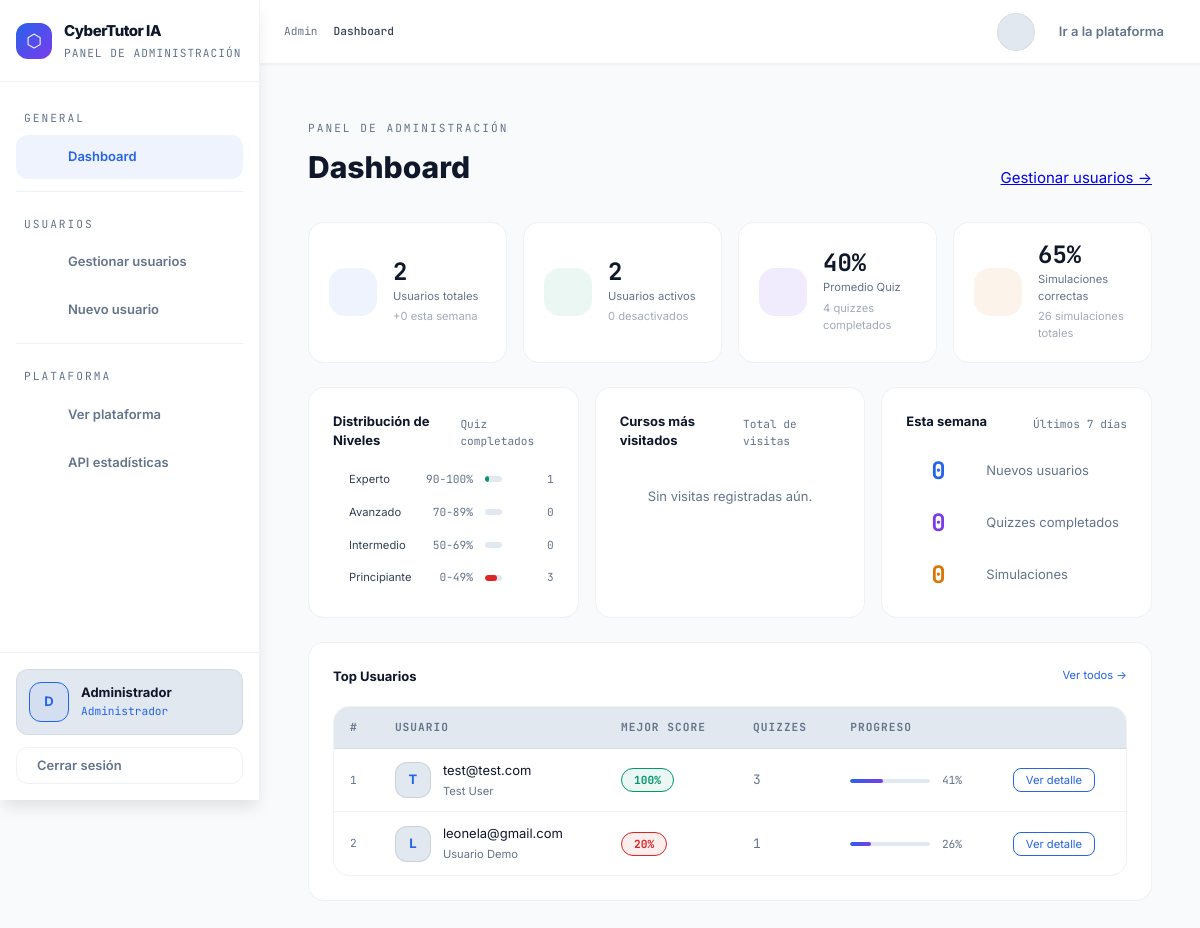
Page /admin/ (signed in) on the earlier database version.
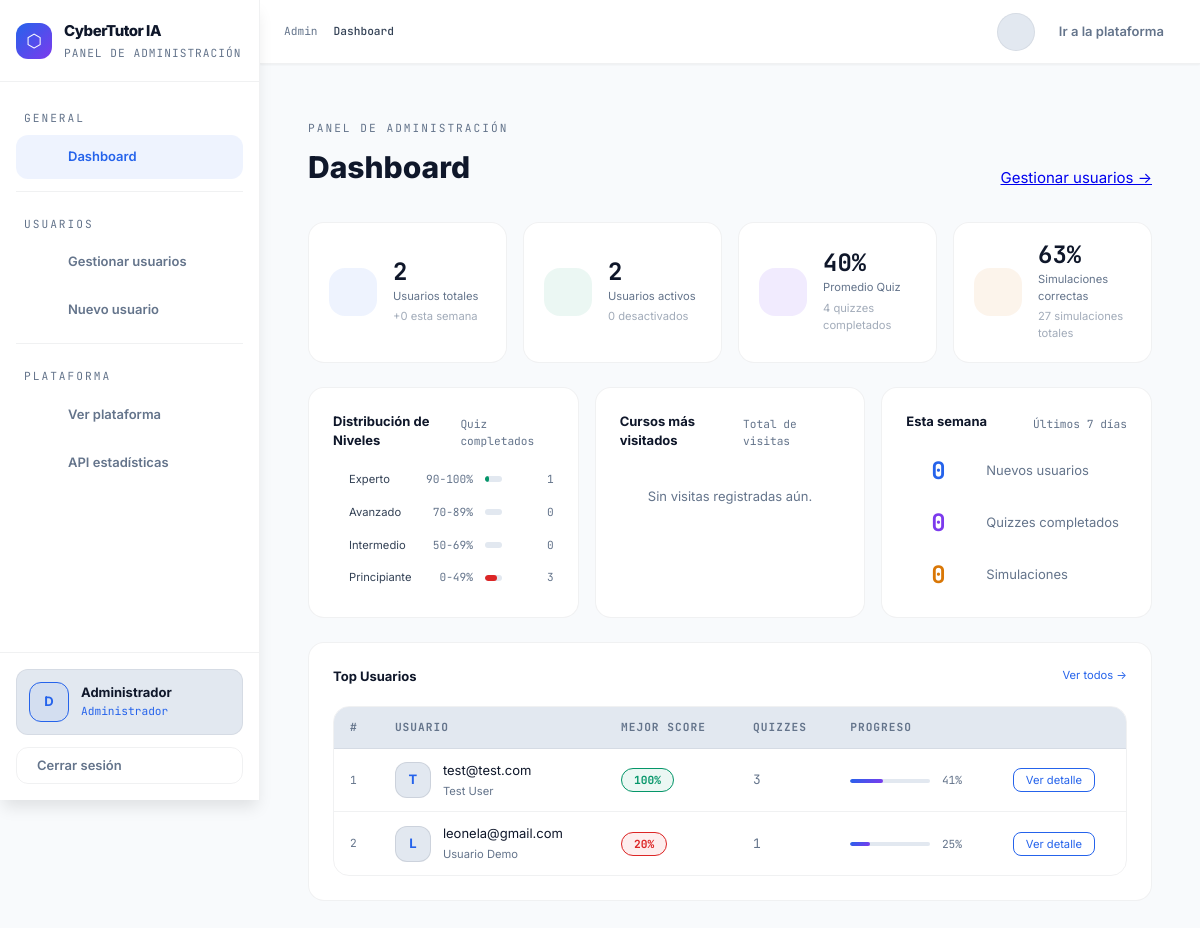
Same page on the later database version.
### app/models/user.py (models this page shows, shortened)
class User(db.Model, UserMixin):
    __tablename__ = 'user'
    id           = db.Column(db.Integer, primary_key=True)
    email        = db.Column(db.String(100), unique=True, nullable=False)
    password     = db.Column(db.String(255), nullable=False)
    name         = db.Column(db.String(100), default='')
    is_admin     = db.Column(db.Boolean, default=False)
    is_active    = db.Column(db.Boolean, default=True)
    created_at   = db.Column(db.DateTime, default=datetime.utcnow)
    last_login   = db.Column(db.DateTime, nullable=True)
    __table_args__ = (
        db.Index('ix_user_admin_active', 'is_admin', 'is_active'),
        db.Index('ix_user_created_at', 'created_at'),
        db.Index('ix_user_last_login', 'last_login'),
    )
    quiz_results       = db.relationship('QuizResult',       backref='user', lazy=True, cascade='all, delete-orphan')
    simulation_results = db.relationship('SimulationResult', backref='user', lazy=True, cascade='all, delete-orphan')
    course_visits      = db.relationship('CourseVisit',      backref='user', lazy=True, cascade='all, delete-orphan')
    @property
    def avg_quiz_score(self):
        if not self.quiz_results:
            return 0
        return round(sum(r.score for r in self.quiz_results) / len(self.quiz_results))
    @property
    def simulation_count(self):
        return len(self.simulation_results)
    @property
    def simulation_correct(self):
        return sum(1 for r in self.simulation_results if r.is_correct)
    @property
    def courses_visited(self):
        return len(set(v.course_id for v in self.course_visits))
    @property
    def overall_progress(self):
        quiz_score   = self.avg_quiz_score * 0.4          # 40%
        sim_score    = (self.simulation_correct / max(self.simulation_count, 1)) * 100 * 0.3  # 30%
        course_score = min(self.courses_visited / 4, 1) * 100 * 0.3   # 30% (4 cursos total)
        return round(quiz_score + sim_score + course_score)

### app/models/progress.py (models this page shows, shortened)
class QuizResult(db.Model):
    __tablename__ = 'quiz_result'
    id         = db.Column(db.Integer, primary_key=True)
    user_id    = db.Column(db.Integer, db.ForeignKey('user.id'), nullable=False)
    score      = db.Column(db.Integer, nullable=False)
    correct    = db.Column(db.Integer, nullable=False)
    total      = db.Column(db.Integer, nullable=False)
    created_at = db.Column(db.DateTime, default=datetime.utcnow)
    __table_args__ = (
        db.Index('ix_quizresult_user_created', 'user_id', 'created_at'),
        db.Index('ix_quizresult_score', 'score'),
    )

class SimulationResult(db.Model):
    __tablename__ = 'simulation_result'
    id           = db.Column(db.Integer, primary_key=True)
    user_id      = db.Column(db.Integer, db.ForeignKey('user.id'), nullable=False)
    scenario_id  = db.Column(db.String(20), nullable=False)
    action_taken = db.Column(db.String(30), nullable=False)
    is_correct   = db.Column(db.Boolean, nullable=False)
    points       = db.Column(db.Integer, default=0)
    risk_level   = db.Column(db.String(10), default='medio')
    created_at   = db.Column(db.DateTime, default=datetime.utcnow)
    __table_args__ = (
        db.Index('ix_simresult_user_created', 'user_id', 'created_at'),
        db.Index('ix_simresult_scenario_correct', 'scenario_id', 'is_correct'),
        db.Index('ix_simresult_user_scenario', 'user_id', 'scenario_id'),
    )

### app/routes/admin.py (the view)
@admin.route('/')
@login_required
@admin_required
def dashboard():
    stats = get_global_stats()
    return render_template('admin/dashboard_admin.html', stats=stats)

### app/templates/admin/dashboard_admin.html (shortened to what this page needs)
{% extends "base_admin.html" %}
{% block content %}
<div class="admin-page">
  <div class="admin-header">
    <div>
      <div class="admin-eyebrow">Panel de Administración</div>
      <h1 class="admin-title">Dashboard</h1>
    </div>
    <div class="admin-header-actions">
      <a href="{{ url_for('admin.users') }}" class="btn btn-primary">Gestionar usuarios →</a>
    </div>
  </div>
  <div class="kpi-grid">
    <div class="kpi-card">
      <div class="kpi-icon kpi-blue"></div>
      <div class="kpi-content">
        <div class="kpi-num">{{ stats.total_users }}</div>
        <div class="kpi-label">Usuarios totales</div>
        <div class="kpi-sub">+{{ stats.new_users_week }} esta semana</div>
      </div>
    </div>
    <div class="kpi-card">
      <div class="kpi-icon kpi-green"></div>
      <div class="kpi-content">
        <div class="kpi-num">{{ stats.active_users }}</div>
        <div class="kpi-label">Usuarios activos</div>
        <div class="kpi-sub">{{ stats.total_users - stats.active_users }} desactivados</div>
      </div>
    </div>
    <div class="kpi-card">
      <div class="kpi-icon kpi-purple"></div>
      <div class="kpi-content">
        <div class="kpi-num">{{ stats.avg_score }}%</div>
        <div class="kpi-label">Promedio Quiz</div>
        <div class="kpi-sub">{{ stats.total_quiz }} quizzes completados</div>
      </div>
    </div>
    <div class="kpi-card">
      <div class="kpi-icon kpi-orange"></div>
      <div class="kpi-content">
        <div class="kpi-num">{{ stats.sim_rate }}%</div>
        <div class="kpi-label">Simulaciones correctas</div>
        <div class="kpi-sub">{{ stats.total_simulations }} simulaciones totales</div>
      </div>
    </div>
  </div>
  <div class="admin-row">
    <div class="admin-card">
      <div class="admin-card-header">
        <span class="admin-card-title">Distribución de Niveles</span>
        <span class="admin-card-sub">Quiz completados</span>
      </div>
      <div class="level-bars">
        {% set total_q = stats.score_dist.experto + stats.score_dist.avanzado + stats.score_dist.intermedio + stats.score_dist.principiante %}
        {% set levels = [
          ('Experto', stats.score_dist.experto, 'green', '90-100%'),
          ('Avanzado', stats.score_dist.avanzado, 'blue', '70-89%'),
          ('Intermedio', stats.score_dist.intermedio, 'yellow', '50-69%'),
          ('Principiante', stats.score_dist.principiante, 'red', '0-49%'),
        ] %}
        {% for name, count, color, range in levels %}
        <div class="lb-row">
          <div class="lb-label">
            <span class="lb-dot lb-{{ color }}"></span>
            <span>{{ name }}</span>
            <span class="lb-range">{{ range }}</span>
          </div>
          <div class="lb-bar-outer">
            <div class="lb-bar-inner lb-bar-{{ color }}"
                 style="width: {{ ((count / total_q * 100) if total_q else 0) | round | int }}%">
            </div>
          </div>
          <span class="lb-count">{{ count }}</span>
        </div>
        {% endfor %}
      </div>
    </div>
    <div class="admin-card">
      <div class="admin-card-header">
        <span class="admin-card-title">Cursos más visitados</span>
        <span class="admin-card-sub">Total de visitas</span>
      </div>
      {% set course_labels = {
        'redes': ('Redes e Infraestructura', '🌐'),
        'phishing': ('Phishing', '🎣'),
        'ingenieria': ('Ingeniería Social', '🎭'),
        'contrasena': ('Contraseñas', '🔑'),
      } %}
      <div class="course-list">
        {% for course_id, visits in stats.course_visits %}
        {% set info = course_labels.get(course_id, (course_id, '📚')) %}
        <div class="cl-row">
          <span class="cl-icon">{{ info[1] }}</span>
          <div class="cl-info">
            <span class="cl-name">{{ info[0] }}</span>
            <div class="cl-bar-outer">
              <div class="cl-bar-inner" style="width:{{ [visits * 10, 100] | min }}%"></div>
            </div>
          </div>
          <span class="cl-visits">{{ visits }}</span>
        </div>
        {% else %}
        <p class="admin-empty">Sin visitas registradas aún.</p>
        {% endfor %}
      </div>
    </div>
    <div class="admin-card">
      <div class="admin-card-header">
        <span class="admin-card-title">Esta semana</span>
        <span class="admin-card-sub">Últimos 7 días</span>
      </div>
      <div class="week-stats">
        <div class="ws-item">
          <div class="ws-num ws-blue">{{ stats.new_users_week }}</div>
          <div class="ws-label">Nuevos usuarios</div>
        </div>
        <div class="ws-item">
          <div class="ws-num ws-purple">{{ stats.quiz_week }}</div>
          <div class="ws-label">Quizzes completados</div>
        </div>
        <div class="ws-item">
          <div class="ws-num ws-orange">{{ stats.sim_week }}</div>
          <div class="ws-label">Simulaciones</div>
        </div>
      </div>
    </div>
  </div>
  <div class="admin-card" style="margin-bottom:2rem;">
    <div class="admin-card-header">
      <span class="admin-card-title"> Top Usuarios</span>
      <a href="{{ url_for('admin.users') }}" class="admin-link">Ver todos →</a>
    </div>
    <div class="admin-table-wrap">
      <table class="admin-table">
        <thead>
          <tr>
            <th>#</th>
            <th>Usuario</th>
            <th>Mejor Score</th>
            <th>Quizzes</th>
            <th>Progreso</th>
            <th></th>
          </tr>
        </thead>
        <tbody>
          {% for user, best_score, quiz_count in stats.top_users %}
          <tr>
            <td class="td-rank">{{ loop.index }}</td>
            <td>
              <div class="td-user">
                <div class="user-avatar">{{ user.email[0].upper() }}</div>
                <div>
                  <div class="td-email">{{ user.email }}</div>
                  {% if user.name %}<div class="td-name">{{ user.name }}</div>{% endif %}
                </div>
              </div>
            </td>
            <td>
              <span class="score-pill {% if best_score >= 90 %}pill-green{% elif best_score >= 70 %}pill-blue{% elif best_score >= 50 %}pill-yellow{% else %}pill-red{% endif %}">
                {{ best_score }}%
              </span>
            </td>
            <td class="td-muted">{{ quiz_count }}</td>
            <td>
              <div class="mini-progress">
                <div class="mini-bar" style="width:{{ user.overall_progress }}%"></div>
              </div>
              <span class="mini-pct">{{ user.overall_progress }}%</span>
            </td>
            <td>
              <a href="{{ url_for('admin.user_progress', user_id=user.id) }}" class="btn-detail">Ver detalle</a>
            </td>
          </tr>
          {% else %}
          <tr><td colspan="6" class="admin-empty">Aún no hay actividad de quiz registrada.</td></tr>
          {% endfor %}
        </tbody>
      </table>
    </div>
  </div>
</div>
{% endblock %}

### app/templates/base_admin.html (shortened to what this page needs)
<!DOCTYPE html>
<html lang="es" data-theme="light">
<head>
  <link rel="stylesheet" href="https://cdnjs.cloudflare.com/ajax/libs/tabler-icons/3.19.0/tabler-icons.min.css">
  <link rel="stylesheet" href="{{ url_for('static', filename='css/design-tokens.css') }}">
  <link rel="stylesheet" href="{{ url_for('static', filename='css/admin.css') }}">
</head>
<body>
<aside class="admin-sidebar" id="sidebar">
  <div class="sidebar-logo">
    <div class="logo-wrap">
      <div class="logo-icon">⬡</div>
      <div>
        <div class="logo-title">CyberTutor IA</div>
        <div class="logo-sub">Panel de administración</div>
      </div>
    </div>
  </div>
  <nav class="sidebar-nav">
    <span class="nav-section-label">General</span>
    <a href="{{ url_for('admin.dashboard') }}"
       class="nav-link {% if request.endpoint == 'admin.dashboard' %}active{% endif %}">
       Dashboard
    </a>
    <div class="nav-divider"></div>
    <span class="nav-section-label">Usuarios</span>
    <a href="{{ url_for('admin.users') }}"
       class="nav-link {% if request.endpoint in ['admin.users', 'admin.create_user', 'admin.edit_user'] %}active{% endif %}">
       Gestionar usuarios
    </a>
    <a href="{{ url_for('admin.create_user') }}" class="nav-link">
       Nuevo usuario
    </a>
    <div class="nav-divider"></div>
    <span class="nav-section-label">Plataforma</span>
    <a href="{{ url_for('main.home') }}" class="nav-link" target="_blank">
       Ver plataforma
    </a>
    <a href="{{ url_for('admin.api_stats') }}" class="nav-link" target="_blank">
       API estadísticas
    </a>
  </nav>
  <div class="sidebar-footer">
    <div class="admin-profile">
      <div class="profile-avatar">
        {{ current_user.email[0].upper() if current_user.is_authenticated else 'A' }}
      </div>
      <div>
        <div class="profile-name">
          {{ current_user.name or current_user.email if current_user.is_authenticated else 'Admin' }}
        </div>
        <div class="profile-role">Administrador</div>
      </div>
    </div>
    <a href="{{ url_for('auth.logout') }}" class="btn-logout">
       Cerrar sesión
    </a>
  </div>
</aside>
<main class="admin-main">
  <div class="admin-topnav">
    <div class="breadcrumb">
      <a href="{{ url_for('admin.dashboard') }}">Admin</a>
      <span class="current">{% block breadcrumb %}Dashboard{% endblock %}</span>
    </div>
    <div class="topnav-right">
      <button class="theme-toggle" id="themeToggle" aria-label="Cambiar tema">
      </button>
      <a href="{{ url_for('main.home') }}" target="_blank"> Ir a la plataforma</a>
    </div>
  </div>
  <div class="admin-content">
    {% block content %}{% endblock %}
  </div>
</main>
</body>
</html>

Differences in the rows shown:
changed User "leonela@gmail.com": {{ user.overall_progress }} 26 → 25 (drawn); overall_progress "26" → "25"
Other differences:
{{ stats.sim_rate }}: "65" → "63"
{{ stats.total_simulations }}: "26" → "27"
